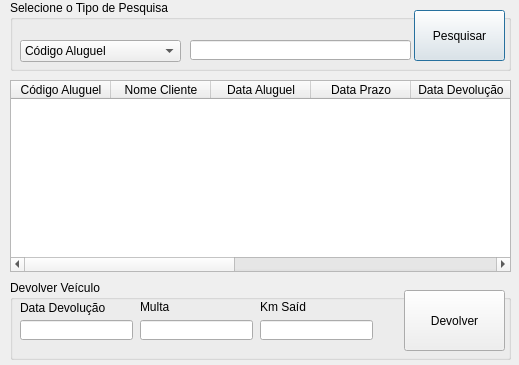
<?xml version="1.0" encoding="UTF-8"?>
<ui version="4.0">
 <class>FrmPesqAluguel</class>
 <widget class="QDialog" name="FrmPesqAluguel">
  <property name="geometry">
   <rect>
    <x>0</x>
    <y>0</y>
    <width>519</width>
    <height>365</height>
   </rect>
  </property>
  <property name="windowTitle">
   <string>Lista de Aluguéis</string>
  </property>
  <property name="windowIcon">
   <iconset>
    <normaloff>../../Imagens/btnListAluguel.png</normaloff>../../Imagens/btnListAluguel.png</iconset>
  </property>
  <widget class="QGroupBox" name="groupBox">
   <property name="geometry">
    <rect>
     <x>10</x>
     <y>0</y>
     <width>501</width>
     <height>71</height>
    </rect>
   </property>
   <property name="title">
    <string>Selecione o Tipo de Pesquisa</string>
   </property>
   <widget class="QComboBox" name="cbPesquisa">
    <property name="geometry">
     <rect>
      <x>10</x>
      <y>40</y>
      <width>161</width>
      <height>22</height>
     </rect>
    </property>
    <property name="cursor">
     <cursorShape>PointingHandCursor</cursorShape>
    </property>
    <item>
     <property name="text">
      <string>Código Aluguel</string>
     </property>
    </item>
    <item>
     <property name="text">
      <string>Código Cliente</string>
     </property>
    </item>
    <item>
     <property name="text">
      <string>Código Veículo</string>
     </property>
    </item>
    <item>
     <property name="text">
      <string>Nome Cliente</string>
     </property>
    </item>
   </widget>
   <widget class="QLineEdit" name="edtPesquisa">
    <property name="geometry">
     <rect>
      <x>180</x>
      <y>40</y>
      <width>221</width>
      <height>20</height>
     </rect>
    </property>
   </widget>
   <widget class="QPushButton" name="btnPesquisa">
    <property name="geometry">
     <rect>
      <x>404</x>
      <y>10</y>
      <width>91</width>
      <height>51</height>
     </rect>
    </property>
    <property name="cursor">
     <cursorShape>PointingHandCursor</cursorShape>
    </property>
    <property name="text">
     <string>Pesquisar</string>
    </property>
    <property name="icon">
     <iconset>
      <normaloff>../../Imagens/lupa.png</normaloff>../../Imagens/lupa.png</iconset>
    </property>
    <property name="iconSize">
     <size>
      <width>30</width>
      <height>30</height>
     </size>
    </property>
   </widget>
  </widget>
  <widget class="QTableWidget" name="tableWidget">
   <property name="geometry">
    <rect>
     <x>10</x>
     <y>80</y>
     <width>501</width>
     <height>192</height>
    </rect>
   </property>
   <column>
    <property name="text">
     <string>Código Aluguel</string>
    </property>
   </column>
   <column>
    <property name="text">
     <string>Nome Cliente</string>
    </property>
   </column>
   <column>
    <property name="text">
     <string>Data Aluguel</string>
    </property>
   </column>
   <column>
    <property name="text">
     <string>Data Prazo</string>
    </property>
   </column>
   <column>
    <property name="text">
     <string>Data Devolução</string>
    </property>
   </column>
   <column>
    <property name="text">
     <string>Valor Aluguel</string>
    </property>
   </column>
   <column>
    <property name="text">
     <string>Valor Multa</string>
    </property>
   </column>
   <column>
    <property name="text">
     <string>Km Entrada</string>
    </property>
   </column>
   <column>
    <property name="text">
     <string>Km Saída</string>
    </property>
   </column>
  </widget>
  <widget class="QGroupBox" name="groupBox_2">
   <property name="geometry">
    <rect>
     <x>10</x>
     <y>280</y>
     <width>501</width>
     <height>80</height>
    </rect>
   </property>
   <property name="title">
    <string>Devolver Veículo</string>
   </property>
   <widget class="QPushButton" name="btnDevolver">
    <property name="geometry">
     <rect>
      <x>394</x>
      <y>10</y>
      <width>101</width>
      <height>61</height>
     </rect>
    </property>
    <property name="cursor">
     <cursorShape>PointingHandCursor</cursorShape>
    </property>
    <property name="text">
     <string>Devolver</string>
    </property>
    <property name="icon">
     <iconset>
      <normaloff>../../Imagens/return.png</normaloff>../../Imagens/return.png</iconset>
    </property>
    <property name="iconSize">
     <size>
      <width>30</width>
      <height>30</height>
     </size>
    </property>
   </widget>
   <widget class="QLabel" name="label">
    <property name="geometry">
     <rect>
      <x>10</x>
      <y>20</y>
      <width>101</width>
      <height>16</height>
     </rect>
    </property>
    <property name="text">
     <string>Data Devolução</string>
    </property>
   </widget>
   <widget class="QLineEdit" name="edtDevolucao">
    <property name="geometry">
     <rect>
      <x>10</x>
      <y>40</y>
      <width>113</width>
      <height>20</height>
     </rect>
    </property>
   </widget>
   <widget class="QLineEdit" name="edtMulta">
    <property name="geometry">
     <rect>
      <x>130</x>
      <y>40</y>
      <width>113</width>
      <height>20</height>
     </rect>
    </property>
   </widget>
   <widget class="QLineEdit" name="edtSaida">
    <property name="geometry">
     <rect>
      <x>250</x>
      <y>40</y>
      <width>113</width>
      <height>20</height>
     </rect>
    </property>
   </widget>
   <widget class="QLabel" name="label_2">
    <property name="geometry">
     <rect>
      <x>130</x>
      <y>20</y>
      <width>46</width>
      <height>13</height>
     </rect>
    </property>
    <property name="text">
     <string>Multa</string>
    </property>
   </widget>
   <widget class="QLabel" name="label_3">
    <property name="geometry">
     <rect>
      <x>250</x>
      <y>20</y>
      <width>46</width>
      <height>13</height>
     </rect>
    </property>
    <property name="text">
     <string>Km Saída</string>
    </property>
   </widget>
  </widget>
 </widget>
 <resources/>
 <connections/>
</ui>
